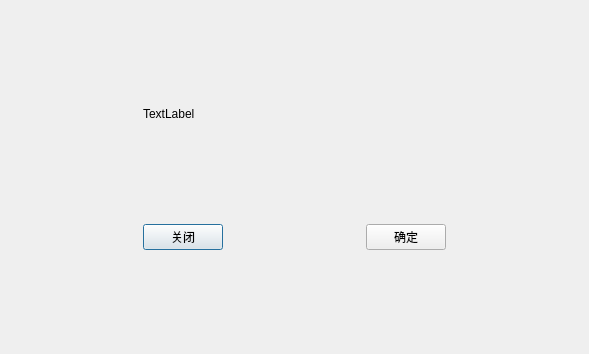
<?xml version="1.0" encoding="UTF-8"?>
<ui version="4.0">
 <class>ConfirmDialog</class>
 <widget class="QDialog" name="ConfirmDialog">
  <property name="geometry">
   <rect>
    <x>0</x>
    <y>0</y>
    <width>589</width>
    <height>354</height>
   </rect>
  </property>
  <property name="windowTitle">
   <string>Dialog</string>
  </property>
  <layout class="QGridLayout" name="gridLayout">
   <item row="4" column="1">
    <spacer name="verticalSpacer_2">
     <property name="orientation">
      <enum>Qt::Vertical</enum>
     </property>
     <property name="sizeHint" stdset="0">
      <size>
       <width>20</width>
       <height>40</height>
      </size>
     </property>
    </spacer>
   </item>
   <item row="1" column="4">
    <spacer name="horizontalSpacer_2">
     <property name="orientation">
      <enum>Qt::Horizontal</enum>
     </property>
     <property name="sizeHint" stdset="0">
      <size>
       <width>40</width>
       <height>20</height>
      </size>
     </property>
    </spacer>
   </item>
   <item row="0" column="1">
    <spacer name="verticalSpacer">
     <property name="orientation">
      <enum>Qt::Vertical</enum>
     </property>
     <property name="sizeHint" stdset="0">
      <size>
       <width>20</width>
       <height>40</height>
      </size>
     </property>
    </spacer>
   </item>
   <item row="1" column="0">
    <spacer name="horizontalSpacer">
     <property name="orientation">
      <enum>Qt::Horizontal</enum>
     </property>
     <property name="sizeHint" stdset="0">
      <size>
       <width>40</width>
       <height>20</height>
      </size>
     </property>
    </spacer>
   </item>
   <item row="1" column="1" colspan="3">
    <widget class="QLabel" name="confirmLb">
     <property name="text">
      <string>TextLabel</string>
     </property>
    </widget>
   </item>
   <item row="3" column="1">
    <widget class="QPushButton" name="closeBtn">
     <property name="text">
      <string>关闭</string>
     </property>
    </widget>
   </item>
   <item row="3" column="3">
    <widget class="QPushButton" name="confirmBtn">
     <property name="text">
      <string>确定</string>
     </property>
    </widget>
   </item>
   <item row="2" column="1">
    <spacer name="verticalSpacer_3">
     <property name="orientation">
      <enum>Qt::Vertical</enum>
     </property>
     <property name="sizeHint" stdset="0">
      <size>
       <width>20</width>
       <height>40</height>
      </size>
     </property>
    </spacer>
   </item>
   <item row="3" column="2">
    <spacer name="horizontalSpacer_3">
     <property name="orientation">
      <enum>Qt::Horizontal</enum>
     </property>
     <property name="sizeHint" stdset="0">
      <size>
       <width>40</width>
       <height>20</height>
      </size>
     </property>
    </spacer>
   </item>
  </layout>
 </widget>
 <resources/>
 <connections/>
</ui>
